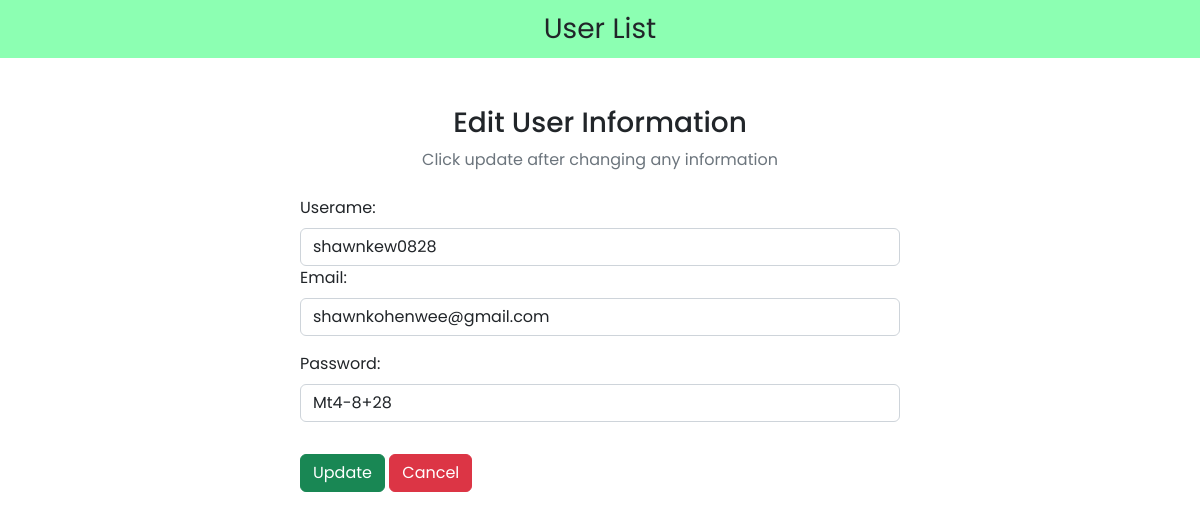
The page /admin/admin_edit.php?id=1 on the database as committed earlier.
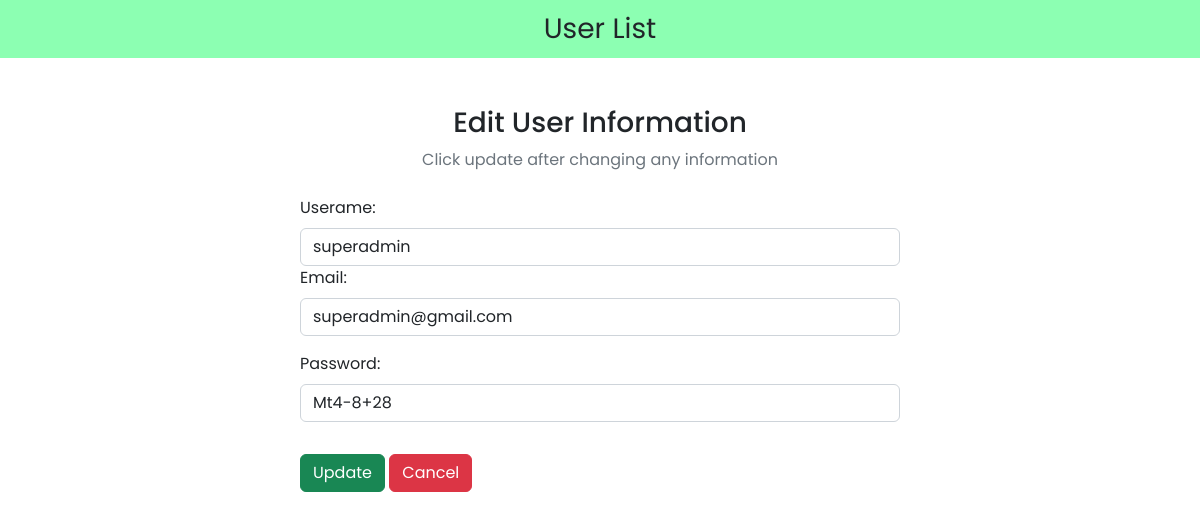
The same page on the database as committed later.
### tables this page shows
CREATE TABLE `user` (
  `id` int(5) NOT NULL,
  `username` varchar(25) NOT NULL,
  `email` varchar(50) NOT NULL,
  `password` varchar(20) NOT NULL,
  `role` varchar(255) NOT NULL
);

### admin/admin_edit.php (the view, shortened to what this page needs)
<?php
include "dataconnection.php";
$id = $_GET["id"];
?>
<!DOCTYPE html>
<html lang="en">
<head>
  <link href="https://cdn.jsdelivr.net/npm/bootstrap@5.2.3/dist/css/bootstrap.min.css" rel="stylesheet">
  <link rel="stylesheet" href="https://cdnjs.cloudflare.com/ajax/libs/font-awesome/6.4.0/css/all.min.css" />
  <link rel="stylesheet" href="admin_style.css">
</head>
<body>
  <nav class="navbar navbar-light justify-content-center fs-3 mb-5" style="background-color: #00ff5573;">
    User List
  </nav>
  <div class="container">
    <div class="text-center mb-4">
      <h3>Edit User Information</h3>
      <p class="text-muted">Click update after changing any information</p>
    </div>
    <?php
    $sql = "SELECT * FROM `user` WHERE id = $id LIMIT 1";
    $result = mysqli_query($connect, $sql);
    $row = mysqli_fetch_assoc($result);
    ?>
    <div class="container d-flex justify-content-center">
      <form action="" method="post" style="width:50vw; min-width:300px;">
        <div class="row mb-3">
          <div class="col">
            <label class="form-label">Userame:</label>
            <input type="text" class="form-control" name="username" value="<?php echo $row['username'] ?>">
          </div>
        <div class="mb-3">
          <label class="form-label">Email:</label>
          <input type="email" class="form-control" name="email" value="<?php echo $row['email'] ?>">
        </div>
        <div class="mb-3">
            <label class="form-label">Password:</label>
            <input type="text" class="form-control" name="password" value="<?php echo $row['password'] ?>">
          </div>
        </div>
        <div>
          <button type="submit" class="btn btn-success" name="submit">Update</button>
          <a href="admin.php" class="btn btn-danger">Cancel</a>
        </div>
      </form>
    </div>
  </div>
</body>
</html>

Rows that differ between the two databases and show on the page:
changed user "Mt4-8+28": username "shawnkew0828" → "superadmin"; email "shawnkohenwee@gmail.com" → "superadmin@gmail.com"
